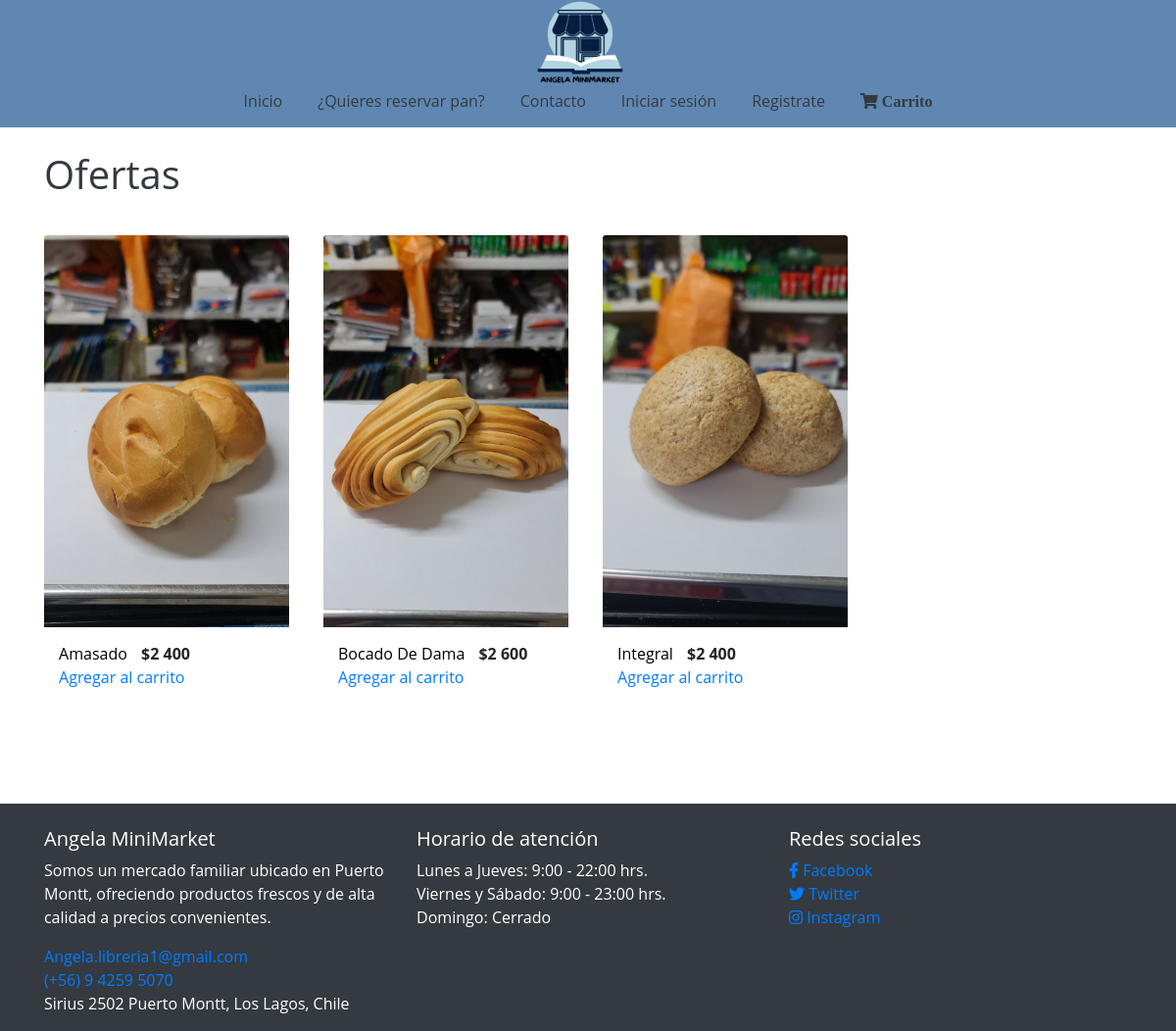
Page /reservapan/ on the earlier database version.
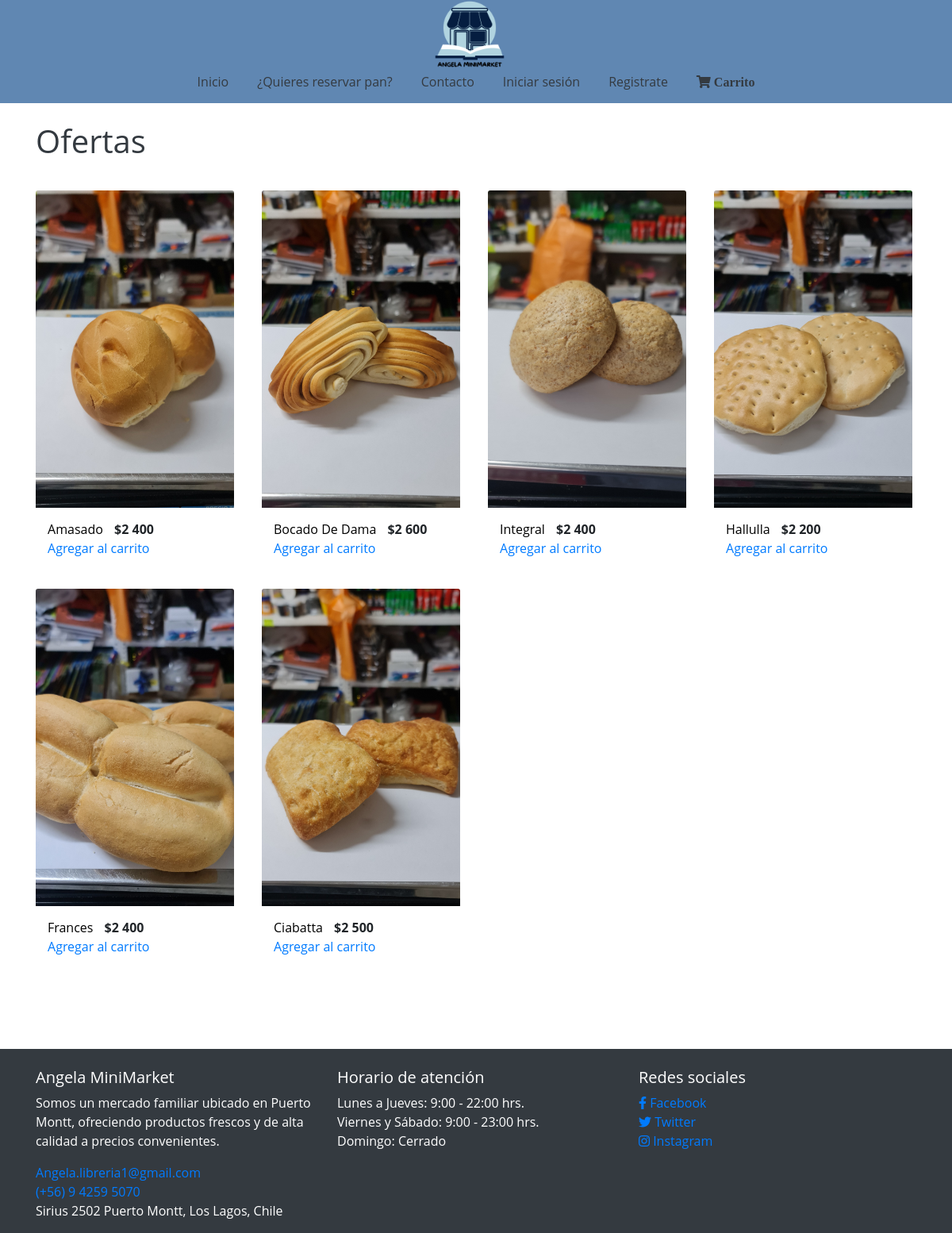
Same page on the later database version.
### app/models.py (models this page shows, shortened)
class Panesbd(models.Model):
    nombre = models.CharField(max_length=50)
    precio = models.IntegerField()
    nuevo = models.BooleanField()
    imagen =models.ImageField(upload_to="Panes",null=True)

### app/views.py (the view)
# urls.py: path('reservapan/',reservapan,name="reservapan"),
def reservapan(request):
    productos = Panesbd.objects.all()
    data = {
        'productos': productos
    }
    return render(request,'app/reservapan.html', data)

### app/templates/app/reservapan.html (shortened to what this page needs)
{% extends 'app/base.html' %}
{% load static %}
{% block carrito%}
<li class="nav-item">
  <a class="nav-link text-dark" href="#">
    <i class="fas fa-shopping-cart"> Carrito</i>
  </a>
</li>
{% endblock %}
{% block contenido %}
  <br>
  {% load humanize %}
  <div class="header-content container text-dark">
    <h1>Ofertas</h1>
  </div>
<section class="offers">
<div class="container">
  <div class="row">
    {% for p in productos %}
    <div class="col-md-6 col-lg-3 mb-4">
      <div class="offer-card">
        <img src="{{ p.imagen.url }}" class="card-img-top" alt="..." />
        <div class="card-body">
          <span class="descripcion">{{ p.nombre | title}}</span>
          <span class="current-price">${{ p.precio | intcomma }}</span>
          <br>
          <a class="agregar-carrito" data-nombre="{{ p.nombre }}" data-precio="{{ p.precio }}">Agregar al carrito</a>
        </div>
      </div>
    </div>
    {% endfor %}
  </div>
</div>
</section>
{% endblock%}

### app/templates/app/base.html (shortened to what this page needs)
<!DOCTYPE html>
<html lang="es">
  <head>
    {% load static %}
    <link href="https://stackpath.bootstrapcdn.com/bootstrap/4.5.2/css/bootstrap.min.css" rel="stylesheet" />
    <link rel="stylesheet" href="{% static 'app/css/style.css' %}" />
    <link href="https://cdnjs.cloudflare.com/ajax/libs/font-awesome/5.15.4/css/all.min.css" rel="stylesheet"/>
  </head>
  <body id="body">
    <header class="header">
      <nav class="navbar navbar-expand-lg navbar-dark">
        <div class="logo">
          <a class="navbar-brand" href="{% url 'home' %}">
            <img src="{% static 'app/img/Angela minimarket.png' %}" alt="Logo" />
          </a>
        </div>
        <div class="conteheader" id="navbarNav">
          <ul class="navbar-nav ml-auto">
            <li class="nav-item active">
              <a class="nav-link text-dark" href="{% url 'home' %}">Inicio</a>
            </li>
            <li class="nav-item">
              <a class="nav-link text-dark" href="{% url 'reservapan' %}">¿Quieres reservar pan?</a>
            </li>
            <li class="nav-item">
              <a class="nav-link text-dark" href="{% url 'contacto' %}">Contacto</a>
            </li>
            {% if user.is_authenticated %}
            <li class="nav-item">
              <a class="nav-link text-dark" href="{% url 'logout' %}">Cerrar sesión</a>
            </li>
            <li class="nav-item">
              <a class="nav-link text-dark" href="#">@{{ user.username }}</a>
            </li>
            {% else %}
            <li class="nav-item">
              <a class="nav-link text-dark" href="{% url 'login' %}">Iniciar sesión</a>
            </li>
            <li class="nav-item">
              <a class="nav-link text-dark" href="{% url 'registro' %}">Registrate</a>
            </li>
            {% endif %}
            {% block carrito %}
            {% endblock %}
          </ul>
        </div>
      </nav>
      <br />
    </header>
    <div id="contenido">
        {% block contenido %}
        {% endblock %}
    </div>
    <footer class="footer bg-dark text-white mt-5">
      <br />
      <div class="container">
        <div class="row">
          <div class="col-md-4">
            <h5>Angela MiniMarket</h5>
            <p>
              Somos un mercado familiar ubicado en Puerto Montt, ofreciendo
              productos frescos y de alta calidad a precios convenientes.
            </p>
            <ul class="list-unstyled">
              <li>
                <a href="mailto:Angela.libreria1@gmail.com"
                  >Angela.libreria1@gmail.com</a
                >
              </li>
              <li><a href="tel:+56942595070">(+56) 9 4259 5070</a></li>
              <li>
                <address>Sirius 2502 Puerto Montt, Los Lagos, Chile</address>
              </li>
            </ul>
          </div>
          <div class="col-md-4">
            <h5>Horario de atención</h5>
            <ul class="list-unstyled">
              <li>Lunes a Jueves: 9:00 - 22:00 hrs.</li>
              <li>Viernes y Sábado: 9:00 - 23:00 hrs.</li>
              <li>Domingo: Cerrado</li>
            </ul>
          </div>
          <div class="col-md-4">
            <h5>Redes sociales</h5>
            <ul class="list-unstyled">
              <li>
                <a href="#"><i class="fab fa-facebook-f"></i> Facebook</a>
              </li>
              <li>
                <a href="#"><i class="fab fa-twitter"></i> Twitter</a>
              </li>
              <li>
                <a href="https://www.instagram.com/angelaminimarket/"
                  ><i class="fab fa-instagram"></i> Instagram</a
                >
              </li>
            </ul>
          </div>
        </div>
      </div>
    </footer>
  </body>
</html>

### app/static/app/css/style.css (style rules this page uses)
* { margin: 0; padding: 0; box-sizing: border-box; text-decoration: none; font-family: "Open Sans", sans-serif; }
.header { background-color: #6087b2; position: relative; display: flex; justify-content: center; align-items: center; flex-direction: column; height: 130px; }
.header .navbar { display: flex; flex-direction: column; align-items: center; }
.header .logo { position: absolute; top: 44%; transform: translateY(-50%); z-index: 1; }
.header .conteheader { display: flex; justify-content: center; align-items: center; margin-top: 100px; z-index: 0; }
.header .navbar-nav { display: flex; flex-direction: row; justify-content: center; }
.navbar-nav .nav-item { margin: 0 10px; }
.nav-link { color: black; }
.offers { padding: 30px 0; }
.card-img-top { width: 250px; height: 400px; object-fit: cover; }
.card-body { padding: 15px; }
.descripcion { color: #000000; margin-right: 10px; }
.current-price { font-weight: bold; }
.navbar-brand img { width: 100px; }

Differences in the rows shown:
added Panesbd: imagen (picture), nombre "Hallulla", precio "2 200"
added Panesbd: imagen (picture), nombre "Frances", precio "2 400"
added Panesbd: imagen (picture), nombre "Ciabatta", precio "2 500"
